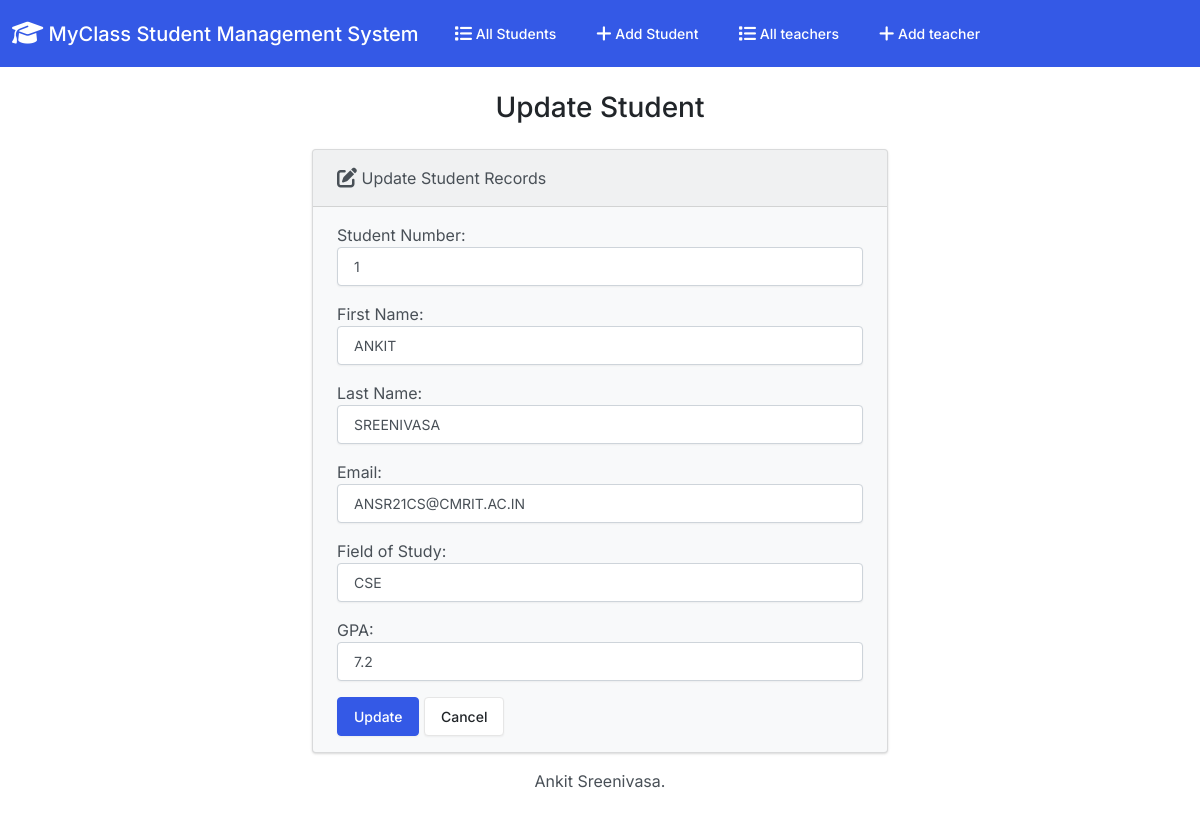
Page /students/edit/1/ on the committed database.
### students/models.py (models this page shows, shortened)
class Student(models.Model):
  student_number = models.PositiveIntegerField()
  first_name = models.CharField(max_length=50)
  last_name = models.CharField(max_length=50)
  email = models.EmailField(max_length=100)
  field_of_study = models.CharField(max_length=50)
  gpa = models.FloatField()

### students/views.py (the view)
# urls.py: path("students/edit/<int:id>/", views.edit, name="edit"),
def edit(request, id):
    if request.method == "POST":
        student = Student.objects.get(pk=id)
        form = StudentForm(request.POST, instance=student)
        if form.is_valid():
            form.save()
            return render(
                request, "students/edit.html", {"form": form, "success": True}
            )
    else:
        student = Student.objects.get(pk=id)
        form = StudentForm(instance=student)
    return render(request, "students/edit.html", {"form": form})

### students/forms.py
class StudentForm(forms.ModelForm):
  class Meta:
    model = Student
    fields = ['student_number', 'first_name', 'last_name', 'email', 'field_of_study', 'gpa']
    labels = {
      'student_number': 'Student Number',
      'first_name': 'First Name',
      'last_name': 'Last Name',
      'email': 'Email',
      'field_of_study': 'Field of Study',
      'gpa': 'GPA'
    }
    widgets = {
      'student_number': forms.NumberInput(attrs={'class': 'form-control'}),
      'first_name': forms.TextInput(attrs={'class': 'form-control'}),
      'last_name': forms.TextInput(attrs={'class': 'form-control'}),
      'email': forms.EmailInput(attrs={'class': 'form-control'}),
      'field_of_study': forms.TextInput(attrs={'class': 'form-control'}),
      'gpa': forms.NumberInput(attrs={'class': 'form-control'}),
    }

### students/templates/students/edit.html (shortened to what this page needs)
{% extends "students/base.html" %}
{% block body %}
  <h3 class="text-center m-4">Update Student</h3>
  {% if success %}
    <div class="alert alert-success" role="alert">
      The student updated successfully.
      <a href="{% url 'students:index' %}" class="alert-link">Go to Home Page.</a>
    </div>
  {% else %}
    <div class="row justify-content-center">
      <div class="col-6">
        <div class="card bg-light mb-3">
          <div class="card-header">
            <i class="fa-solid fa-pen-to-square fa-lg"></i> Update Student Records
          </div>
          <div class="card-body">
            <form action="" method="POST">
              {{ form.as_p }}
              <button type="submit" class="btn btn-primary">Update</button>
              <a href="{% url 'students:index' %}" class="btn btn-secondary">Cancel</a>
            </form>
          </div>
        </div>
      </div>
    </div>
  {% endif %}
{% endblock %}

### rows in the picture
Student: student_number "1", first_name "ANKIT", last_name "SREENIVASA", email "ANSR21CS@CMRIT.AC.IN", field_of_study "CSE", gpa "7.2"
